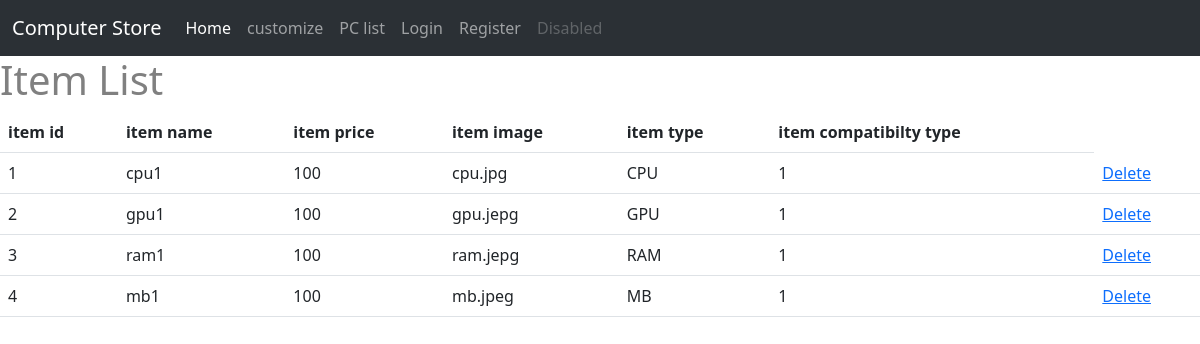
The page /displayItem on the database as committed earlier.
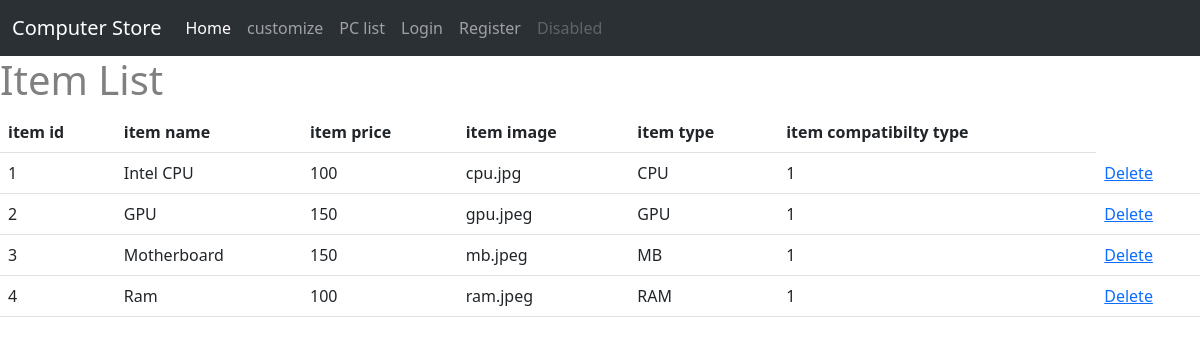
The same page on the database as committed later.
### ltt/models.py (models this page shows, shortened)
class Item(db.Model):
    __tablename__ = 'item'
    id = db.Column(db.Integer,primary_key = True)
    item_name = db.Column(db.String(20))
    item_price = db.Column(db.Integer)
    item_image = db.Column(db.String(20), default = "default.jpg")
    item_type = db.Column(db.String(20))
    item_c = db.Column(db.Integer)
    comments = db.relationship("Comment",backref ="item")
    rate_count = db.Column(db.Integer, default = 0)
    rate_acc = db.Column(db.Integer,default = 0)

### ltt/view.py (the view)
@view.route('/displayItem')
def displayItem():
    items = Item.query.all()
    return render_template('displayItem.html', items = items)

### ltt/templates/displayItem.html (shortened to what this page needs)
{% extends "base.html" %}
{% block contend %}
<h1>Item List</h1>
<table class = "table table-hover">
    <thead>
        <tr>
            <th scope="col"> item id</th>
            <th scope="col">item name </th>
            <th scope="col"> item price</th>
            <th scope="col">item image </th>
            <th scope="col">item type </th>
            <th scope="col">item compatibilty type </th>
        </tr>
    </thead>
    <tbody>
        {% for item in items %}
        <tr>
            <td>{{item.id}}</td>
            <td>{{item.item_name}}</td>
            <td>{{item.item_price}}</td>
            <td>{{item.item_image}}</td>
            <td>{{item.item_type}}</td>
            <td>{{item.item_c}}</td>
            <td>
                <a href="/delete/{{item.id}}">Delete</a>
            </td>
        </tr>
        {% endfor %}
    </tbody>
</table>
{% endblock %}

### ltt/templates/base.html (shortened to what this page needs)
<!DOCTYPE html>
<html>
    <head>
        <link href="https://cdn.jsdelivr.net/npm/bootstrap@5.3.0-alpha3/dist/css/bootstrap.min.css" rel="stylesheet">
        <link rel="stylesheet" type="text/css" href="{{ url_for('static', filename='main.css') }}">
    </head>
    <body>
        <nav class="navbar navbar-expand-lg bg-body-tertiary bg-dark"  data-bs-theme="dark">
            <div class="container-fluid">
              <a class="navbar-brand" href="#">Computer Store</a>
              <div class="collapse navbar-collapse" id="navbarNavAltMarkup">
                <div class="navbar-nav">
                  <a class="nav-link active" aria-current="page" href="/home">Home</a>
                  <a class="nav-link" href="/customize">customize</a>
                  <a class="nav-link" href="/prebulid">PC list</a>
                  {%if current_user.is_active == False%}
                    <a class="nav-link" href="/login">Login</a>
                    <a class="nav-link" href="/register">Register</a>
                  {%endif%}
                  <a class="nav-link disabled">Disabled</a>
                </div>
              </div>
            </div>
        </nav>
        {% block contend %}
        {%endblock%}
    </body>
</html>

### ltt/static/main.css (style rules this page uses)
* { box-sizing: border-box; }
body { color: grey; }

Rows that differ between the two databases and show on the page:
changed Item "cpu.jpg": item_name "cpu1" → "Intel CPU"
changed Item "GPU": item_name "gpu1" → "GPU"; item_price "100" → "150"; item_image "gpu.jepg" → "gpu.jpeg"
changed Item id 3: item_name "ram1" → "Motherboard"; item_price "100" → "150"; item_image "ram.jepg" → "mb.jpeg"; item_type "RAM" → "MB"
changed Item id 4: item_name "mb1" → "Ram"; item_image "mb.jpeg" → "ram.jpeg"; item_type "MB" → "RAM"
